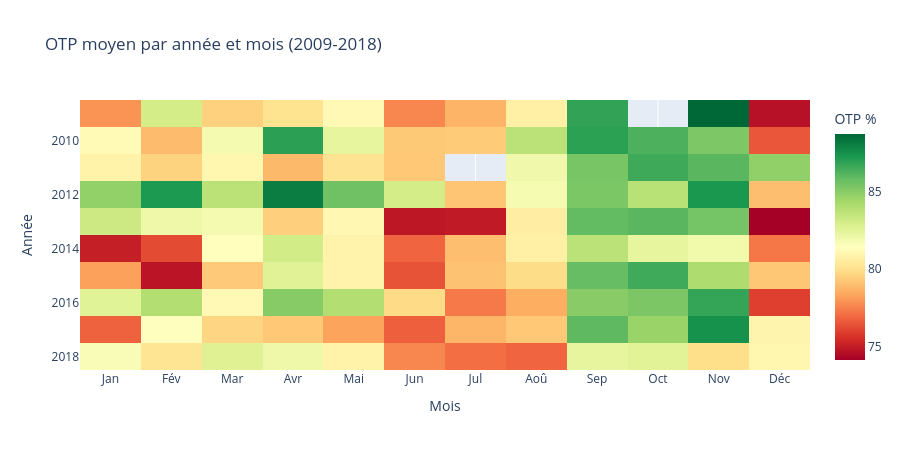

The code cell stored with this chart in its notebook:
### Code cell
pivot = df_monthly.groupby(['YEAR','MONTH'])['otp_pct'].mean().reset_index()
pivot = pivot.pivot(index='YEAR', columns='MONTH', values='otp_pct')

pivot.columns = ['Jan','Fév','Mar','Avr','Mai','Jun',
                 'Jul','Aoû','Sep','Oct','Nov','Déc']

fig = px.imshow(
    pivot,
    color_continuous_scale='RdYlGn',
    aspect='auto',
    title='OTP moyen par année et mois (2009-2018)',
    labels=dict(x='Mois', y='Année', color='OTP %')
)

fig.update_layout(height=450)
fig.show()

### Figure 1 — Plotly figure (JSON) as saved in the notebook; plotly's stock layout.template omitted (floating-point values rounded to 4 significant figures)
{"data": [{"coloraxis": "coloraxis", "hovertemplate": "Mois: %{x}<br>Année: %{y}<br>OTP %: %{z}<extra></extra>", "name": "0", "type": "heatmap", "x": ["Jan", "Fév", "Mar", "Avr", "Mai", "Jun", "Jul", "Aoû", "Sep", "Oct", "Nov", "Déc"], "xaxis": "x", "y": [2009, 2010, 2011, 2012, 2013, 2014, 2015, 2016, 2017, 2018], "yaxis": "y", "z": [[77.95, 82.98, 79.56, 80.14, 81.16, 77.64, 78.71, 80.71, 86.78, NaN, 88.68, 74.68], [81.18, 78.93, 81.86, 86.91, 82.31, 79.3, 79.36, 83.73, 86.89, 86.27, 85.24, 76.54], [80.8, 79.59, 81.0, 78.85, 80.16, 79.27, NaN, 81.99, 85.37, 86.57, 86.0, 84.79], [84.78, 87.16, 83.76, 88.04, 85.57, 83.02, 79.19, 81.82, 85.31, 83.8, 87.22, 79.02], [83.24, 82.07, 81.85, 79.48, 81.08, 74.88, 74.97, 80.61, 85.82, 86.0, 85.43, 74.18], [75.08, 76.27, 81.37, 83.07, 80.88, 76.9, 79.01, 80.74, 83.73, 82.35, 81.98, 77.29], [78.23, 74.78, 79.32, 82.57, 80.86, 76.45, 79.11, 79.9, 85.75, 86.53, 84.11, 79.24], [82.55, 83.97, 81.14, 85.03, 83.96, 79.82, 77.36, 78.53, 84.98, 85.29, 86.73, 75.97], [76.82, 81.47, 79.69, 79.29, 78.3, 76.75, 78.73, 79.29, 85.93, 84.61, 87.41, 80.92], [81.67, 80.19, 82.66, 82.08, 80.81, 77.67, 77.1, 76.9, 82.35, 82.55, 79.96, 81.01]]}], "layout": {"coloraxis": {"autocolorscale": false, "colorbar": {"title": {"text": "OTP %"}}, "colorscale": [[0, "rgb(165,0,38)"], [0.1, "rgb(215,48,39)"], [0.2, "rgb(244,109,67)"], [0.3, "rgb(253,174,97)"], [0.4, "rgb(254,224,139)"], [0.5, "rgb(255,255,191)"], [0.6, "rgb(217,239,139)"], [0.7, "rgb(166,217,106)"], [0.8, "rgb(102,189,99)"], [0.9, "rgb(26,152,80)"], [1, "rgb(0,104,55)"]]}, "height": 450, "title": {"text": "OTP moyen par année et mois (2009-2018)"}, "xaxis": {"anchor": "y", "domain": [0, 1], "title": {"text": "Mois"}}, "yaxis": {"anchor": "x", "autorange": "reversed", "domain": [0, 1], "title": {"text": "Année"}}}}
